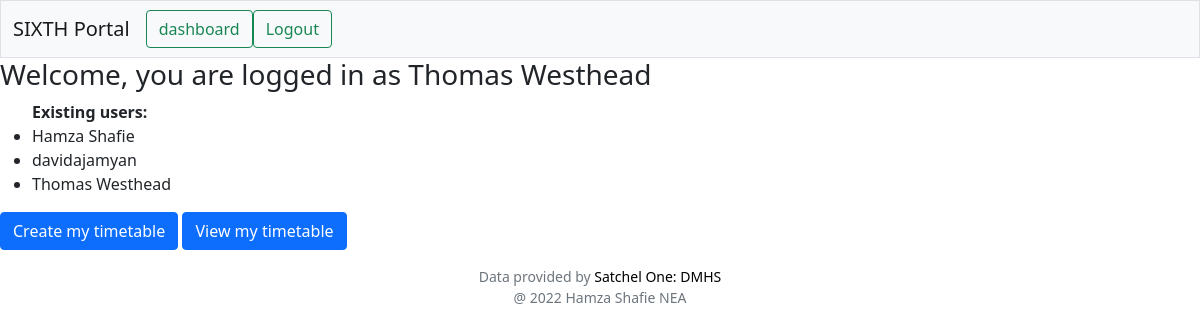
/dashboard (signed in), run on an earlier commit of the app's database.
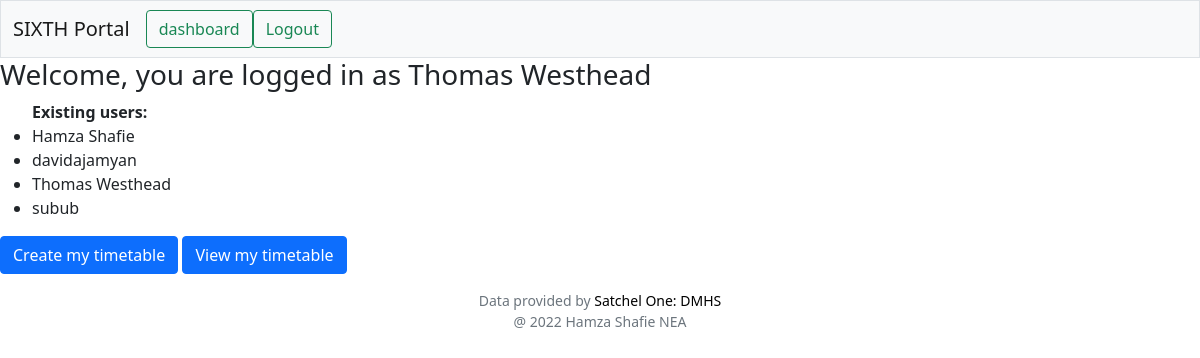
And on a later commit of the database.
### tables this page shows
CREATE TABLE users (id INTEGER PRIMARY KEY AUTOINCREMENT NOT NULL, username TEXT NOT NULL, password TEXT NOT NULL, mon_p1 BOOLEAN DEFAULT 0, mon_p2 BOOLEAN DEFAULT 0, mon_p3 BOOLEAN DEFAULT 0, mon_p4 BOOLEAN DEFAULT 0, mon_p5 BOOLEAN DEFAULT 0, mon_p6 BOOLEAN DEFAULT 0, tue_p1 BOOLEAN DEFAULT 0, tue_p2 BOOLEAN DEFAULT 0, tue_p3 BOOLEAN DEFAULT 0, tue_p4 BOOLEAN DEFAULT 0, tue_p5 BOOLEAN DEFAULT 0, tue_p6  BOOLEAN DEFAULT 0, wed_p1 BOOLEAN DEFAULT 0, wed_p2 BOOLEAN DEFAULT 0, wed_p3 BOOLEAN DEFAULT 0, wed_p4 BOOLEAN DEFAULT 0, wed_p5 BOOLEAN DEFAULT 0, wed_p6 BOOLEAN DEFAULT 0, thur_p1 BOOLEAN DEFAULT 0, thur_p2 BOOLEAN DEFAULT 0, thur_p3 BOOLEAN DEFAULT 0, thur_p4 BOOLEAN DEFAULT 0, thur_p5 BOOLEAN DEFAULT 0, thur_p6 BOOLEAN DEFAULT 0, fri_p1 BOOLEAN DEFAULT 0, fri_p2 BOOLEAN DEFAULT 0, fri_p3 BOOLEAN DEFAULT 0, fri_p4 BOOLEAN DEFAULT 0, fri_p5 BOOLEAN DEFAULT 0, fri_p6 BOOLEAN DEFAULT 0);

### app.py (the view)
@app.route("/dashboard",methods=["GET","POST"])
@login_required
def dashboard():
    if request.method == "POST":
        conn.commit()
    cursor.execute("SELECT username FROM users")
    users = cursor.fetchall()
    return render_template("dashboard.html", users=users,)

### app.py (called while the page is built)
@app.after_request
def after_request(response):
    response.headers["Cache-Control"] = "no-cache, no-store, must-revalidate"
    response.headers["Expires"] = 0
    response.headers["Pragma"] = "no-cache"
    return response

def login_required(f):
    @wraps(f)
    def decorated_function(*args, **kwargs):
        if session.get("username") is None:
            return redirect("/login")
        return f(*args, **kwargs)
    return decorated_function

### templates/dashboard.html
{% extends "layout.html" %}
{% block nav %}
<button class="btn btn-outline-success and-all-other-classes" onclick="location.href= '/dashboard'">dashboard</button>
<button class="btn btn-outline-success and-all-other-classes" onclick="location.href= '/logout'">Logout</button>
{% endblock %}
{% block main %}
<h3> Welcome, you are logged in as {{ session["username"] }} </h3>
<ul>
    <b>Existing users:</b>
    {% for user in users %}
      <li>{{ user[0] }}</li>
    {% endfor %}
</ul>
<button class="btn btn-primary" onclick="location.href= '/create'">Create my timetable</button>
<button class="btn btn-primary" onclick="location.href= '/view'">View my timetable</button>
{% endblock %}

### templates/layout.html (shortened to what this page needs)
<!DOCTYPE html>
<html lang="en">
    <head>
        <link href="https://cdn.jsdelivr.net/npm/bootstrap@5.1.3/dist/css/bootstrap.min.css"
 rel="stylesheet">
        <link href="/static/style.css" rel="stylesheet">
    </head>
    <body>
        <nav class="bg-light border navbar navbar-expand-md navbar-light">
            <div class="container-fluid">
                <a class="navbar-brand" href="/"><span class="blue">S</span><span class="red">I</span><span class="yellow">X</span><span class="green">TH</span>
                     <span class="red">Portal</span></a>
                <div class="collapse navbar-collapse" id="navbar">
                    {% block nav %}
                    {% endblock %}
                </div>
            </div>
        </nav>
        {% block main %}
        {% endblock %}
        <footer class="mt-3 mb-5 small text-center text-muted">
            Data provided by <a href="https://draytonmanor.satchelone.com/school/home">Satchel One: DMHS</a>
            <br>
            @ 2022 Hamza Shafie NEA
        </footer>
    </body>
</html>

### static/style.css (style rules this page uses)
a { text-decoration: none; color: black; }

What changed in the data, as far as the page shows it:
added users: username "subub"
